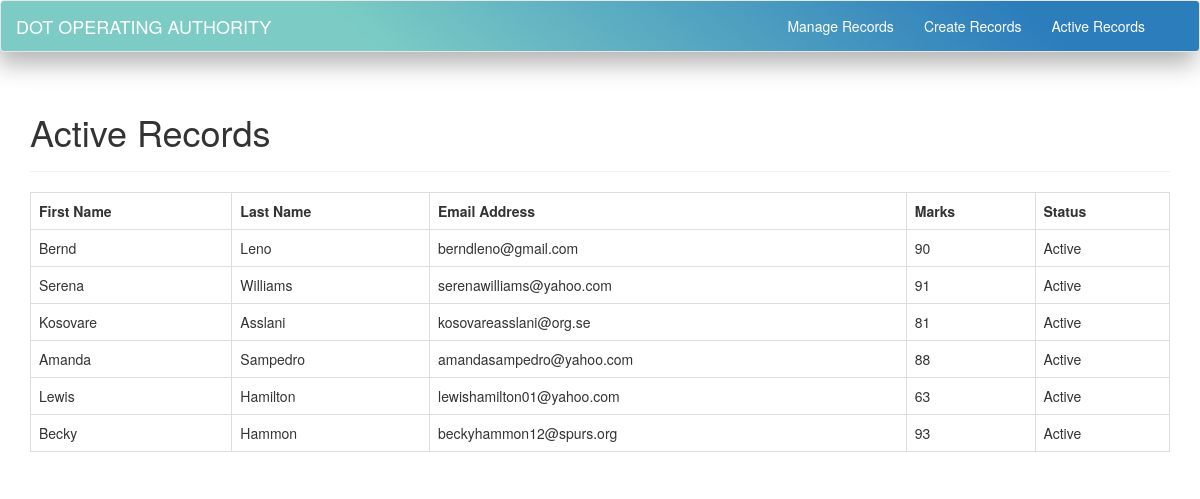
The app's page /active_records.php with its own data.
### tables this page shows
CREATE TABLE `records` (
  `records_id` int(11) NOT NULL,
  `first_name` varchar(32) NOT NULL,
  `last_name` varchar(32) NOT NULL,
  `email_address` varchar(70) NOT NULL,
  `marks` int(11) NOT NULL,
  `status_id` int(11) NOT NULL,
  `created` datetime NOT NULL,
  `modified` timestamp NOT NULL DEFAULT current_timestamp(),
  `image` varchar(512) NOT NULL
);

CREATE TABLE `status` (
  `id` int(11) NOT NULL,
  `status` varchar(25) NOT NULL,
  `created` datetime NOT NULL,
  `modified` timestamp NOT NULL DEFAULT current_timestamp()
);

### objects/records.php (called while the page is built, shortened)
<?php
class Records{
    private $conn;
    private $table_name = "records";
    public function __construct($db){
        $this->conn = $db;
    }
function readActive(){
    $query = "SELECT records_id, first_name, last_name, email_address, marks, status_id FROM " . $this->table_name . "
            WHERE
                status_id = 1
            ORDER BY
                records_id ASC";
    $stmt = $this->conn->prepare( $query );
    $stmt->execute();
    return $stmt;
}
}
?>

### objects/status.php (called while the page is built, shortened)
<?php
class Status{
    private $conn;
    private $table_name = "status";
    public $id;
    public function __construct($db){
        $this->conn = $db;
    }
    function readName(){
    $query = "SELECT status FROM " . $this->table_name . " WHERE id = ? limit 0,1";
    $stmt = $this->conn->prepare( $query );
    $stmt->bindParam(1, $this->id);
    $stmt->execute();
    $row = $stmt->fetch(PDO::FETCH_ASSOC);
    $this->name = $row['status'];
}
}
?>

### active_records.php (the view, shortened to what this page needs)
<?php
include_once 'objects/records.php';
include_once 'objects/status.php';
$database = new Database();
$db = $database->getConnection();
$records = new Records($db);
$status = new Status($db);
$stmt = $records->readActive();
$num = $stmt->rowCount();
include_once "layout_header.php";
if($num>0){
    echo "<table class='table table-hover table-responsive table-bordered'>";
        echo "<tr>";
            echo "<th>First Name</th>";
            echo "<th>Last Name</th>";
            echo "<th>Email Address</th>";
            echo "<th>Marks</th>";
            echo "<th>Status</th>";
        echo "</tr>";
        while ($row = $stmt->fetch(PDO::FETCH_ASSOC)){
            extract($row);
            echo "<tr>";
                echo "<td>{$first_name}</td>";
                echo "<td>{$last_name}</td>";
                echo "<td>{$email_address}</td>";
                echo "<td>{$marks}</td>";
                echo "<td>";
                    $status->id = $status_id;
                    $status->readName();
                    echo $status->name;
                echo "</td>";
            echo "</tr>";
        }
    echo "</table>";
}
else{
    echo "<div class='alert alert-info'>No records found.</div>";
}
include_once "layout_footer.php";
?>

### records on screen
records: first_name "Bernd", last_name "Leno", email_address "berndleno@gmail.com", marks "90", status.status "Active"
records: first_name "Serena", last_name "Williams", email_address "serenawilliams@yahoo.com", marks "91", status.status "Active"
records: first_name "Kosovare", last_name "Asslani", email_address "kosovareasslani@org.se", marks "81", status.status "Active"
records: first_name "Amanda", last_name "Sampedro", email_address "amandasampedro@yahoo.com", marks "88", status.status "Active"
records: first_name "Lewis", last_name "Hamilton", email_address "lewishamilton01@yahoo.com", marks "63", status.status "Active"
records: first_name "Becky", last_name "Hammon", email_address "beckyhammon12@spurs.org", marks "93", status.status "Active"

### other values on screen
$page_title "Active Records"
